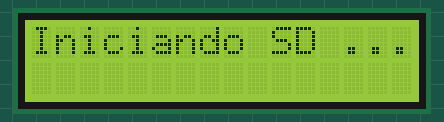
Recording of a sketch running on a simulated Arduino Uno, built with avr-gcc and run on an emulated ATmega328P. Shown: 16×2 character LCD. The local clock reads 2024-03-15 10:24:30 at power-on unless the sketch sets it; storage starts empty.

Above: at 0.1 s.
At 1.2 s:
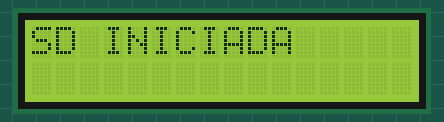
At 2.2 s:
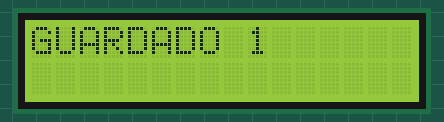
At 10.3 s:
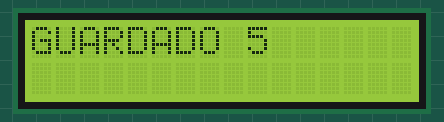
At 18.4 s:
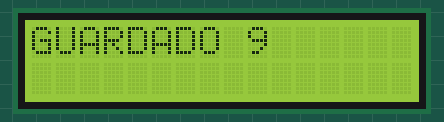
At 36.7 s:
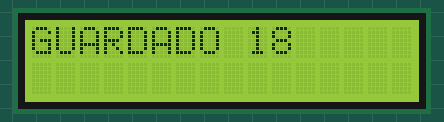

Measured:
- what the display in image 1 shows lasts 1.1 s, from 1.1 s to 2.2 s
- what the display in image 2 shows lasts 2.0 s, from 2.2 s to 4.2 s

The sketch:

RTC_SD_LCD.ino
```cpp
#include<Wire.h>
#include <SPI.h>
#include<RTClib.h>
#include <SD.h>
#include <LiquidCrystal_I2C.h>
LiquidCrystal_I2C lcd(0x27,16,2);
//variable LCD
const byte columna = 0;
byte fila;
const byte columna2 = 1;
byte fila2;
String contenido;
String contenido2;
//CONFIGURACION DEL RTC
RTC_DS1307 rtc;
DateTime HoraFecha;
int segundo,minuto,hora,dia,mes;
int anio;
//CONFIGURACION DEL SD
File myFile;
int conteo = 0;
//////////////////////////////////////////////////////////////////////////////////////////////////////////////////////////////////////////////////////////////////////////////
//////////////////////////////////////////////////////////////////////////////////////////////////////////////////////////////////////////////////////////////////////////////
//////////////////////////////////////////////////////////////////////////////////////////////////////////////////////////////////////////////////////////////////////////////


void setup() {
  lcd.init();
  lcd.backlight();
  rtc.begin();    //INICIA EL RTC
  contenido = "Iniciando SD ...";
  Visual();
  delay(1000);
  while(!SD.begin(10)) {      //INICIA EL SD A TRAVEZ DEL PIN 10 (CS), NO CAMBIAR SI SE USA LA SHIELD DATALOGGER
    contenido = "No se pudo iniciar SD";
    Visual();
    delay(1000);
  }
  contenido = "SD INICIADA";
  Visual();
  delay(1000);
  if(!SD.exists("Tiempo.csv")){
      myFile = SD.open("Tiempo.csv", FILE_WRITE);
      if (myFile) {
        myFile.println("FECHA,HORA");
        myFile.close();
      } else {
        contenido="Error creando el archivo datalog.csv";
        Visual();
        delay(1000);
      }
  }
}
//////////////////////////////////////////////////////////////////////////////////////////////////////////////////////////////////////////////////////////////////////////////
//////////////////////////////////////////////////////////////////////////////////////////////////////////////////////////////////////////////////////////////////////////////
//////////////////////////////////////////////////////////////////////////////////////////////////////////////////////////////////////////////////////////////////////////////

void loop() {
  Lectura_Tiempo();
  Escritura_SD();
  delay(2000);
}

//////////////////////////////////////////////////////////////////////////////////////////////////////////////////////////////////////////////////////////////////////////////
//////////////////////////////////////////////////////////////////////////////////////////////////////////////////////////////////////////////////////////////////////////////
//////////////////////////////////////////////////////////////////////////////////////////////////////////////////////////////////////////////////////////////////////////////

void Lectura_Tiempo(){
  HoraFecha = rtc.now();
  segundo    = HoraFecha.second();
  minuto     = HoraFecha.minute();
  hora       = HoraFecha.hour();
  dia        = HoraFecha.day();
  mes        = HoraFecha.month();
  anio       = HoraFecha.year();
}

void Escritura_SD(){
  myFile = SD.open("Tiempo.csv", FILE_WRITE);
  myFile.print(String(dia) + "/" + mes + "/" + anio);
  myFile.print(",");
  myFile.println(String(hora) + ":" + minuto + ":" + segundo);
  myFile.close();
  conteo++;
  contenido = "GUARDADO " + String(conteo);
  Visual();
}

void Visual(){    //Configuro lo que se visualizara en el LCD
  lcd.clear();
  lcd.setCursor(fila,columna);
  lcd.print(contenido);
  lcd.setCursor(fila2,columna2);
  lcd.print(contenido2);
}
```
